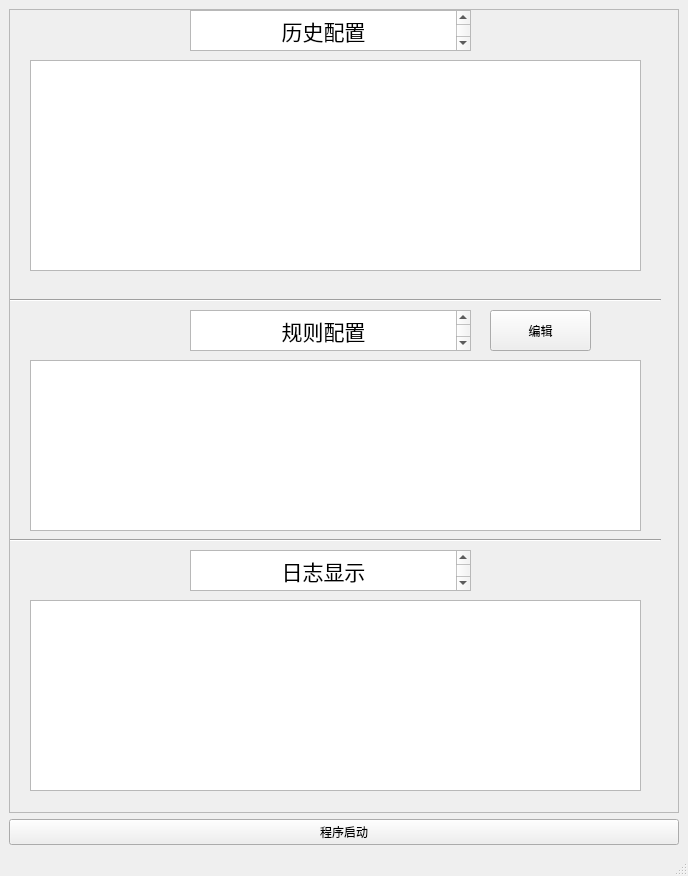
<?xml version="1.0" encoding="UTF-8"?>
<ui version="4.0">
 <class>MainWindow</class>
 <widget class="QMainWindow" name="MainWindow">
  <property name="geometry">
   <rect>
    <x>0</x>
    <y>0</y>
    <width>688</width>
    <height>876</height>
   </rect>
  </property>
  <property name="windowTitle">
   <string>广州电力工程监理有限公司STIC</string>
  </property>
  <widget class="QWidget" name="centralwidget">
   <layout class="QVBoxLayout" name="verticalLayout_2">
    <item>
     <layout class="QVBoxLayout" name="verticalLayout">
      <item>
       <widget class="QScrollArea" name="scrollArea">
        <property name="widgetResizable">
         <bool>true</bool>
        </property>
        <widget class="QWidget" name="scrollAreaWidgetContents_2">
         <property name="geometry">
          <rect>
           <x>0</x>
           <y>0</y>
           <width>666</width>
           <height>805</height>
          </rect>
         </property>
         <widget class="QTextBrowser" name="textBrowser">
          <property name="geometry">
           <rect>
            <x>180</x>
            <y>0</y>
            <width>281</width>
            <height>41</height>
           </rect>
          </property>
          <property name="html">
           <string>&lt;!DOCTYPE HTML PUBLIC &quot;-//W3C//DTD HTML 4.0//EN&quot; &quot;http://www.w3.org/TR/REC-html40/strict.dtd&quot;&gt;
&lt;html&gt;&lt;head&gt;&lt;meta name=&quot;qrichtext&quot; content=&quot;1&quot; /&gt;&lt;style type=&quot;text/css&quot;&gt;
p, li { white-space: pre-wrap; }
&lt;/style&gt;&lt;/head&gt;&lt;body style=&quot; font-family:'SimSun'; font-size:9pt; font-weight:400; font-style:normal;&quot;&gt;
&lt;p align=&quot;center&quot; style=&quot; margin-top:0px; margin-bottom:0px; margin-left:0px; margin-right:0px; -qt-block-indent:0; text-indent:0px;&quot;&gt;&lt;span style=&quot; font-size:16pt;&quot;&gt;历史配置&lt;/span&gt;&lt;/p&gt;&lt;/body&gt;&lt;/html&gt;</string>
          </property>
         </widget>
         <widget class="Line" name="line">
          <property name="geometry">
           <rect>
            <x>0</x>
            <y>280</y>
            <width>651</width>
            <height>20</height>
           </rect>
          </property>
          <property name="orientation">
           <enum>Qt::Horizontal</enum>
          </property>
         </widget>
         <widget class="QListView" name="listView">
          <property name="geometry">
           <rect>
            <x>20</x>
            <y>50</y>
            <width>611</width>
            <height>211</height>
           </rect>
          </property>
         </widget>
         <widget class="QTextBrowser" name="textBrowser_2">
          <property name="geometry">
           <rect>
            <x>180</x>
            <y>300</y>
            <width>281</width>
            <height>41</height>
           </rect>
          </property>
          <property name="html">
           <string>&lt;!DOCTYPE HTML PUBLIC &quot;-//W3C//DTD HTML 4.0//EN&quot; &quot;http://www.w3.org/TR/REC-html40/strict.dtd&quot;&gt;
&lt;html&gt;&lt;head&gt;&lt;meta name=&quot;qrichtext&quot; content=&quot;1&quot; /&gt;&lt;style type=&quot;text/css&quot;&gt;
p, li { white-space: pre-wrap; }
&lt;/style&gt;&lt;/head&gt;&lt;body style=&quot; font-family:'SimSun'; font-size:9pt; font-weight:400; font-style:normal;&quot;&gt;
&lt;p align=&quot;center&quot; style=&quot; margin-top:0px; margin-bottom:0px; margin-left:0px; margin-right:0px; -qt-block-indent:0; text-indent:0px;&quot;&gt;&lt;span style=&quot; font-size:16pt;&quot;&gt;规则配置&lt;/span&gt;&lt;/p&gt;&lt;/body&gt;&lt;/html&gt;</string>
          </property>
         </widget>
         <widget class="QTextBrowser" name="textBrowser_3">
          <property name="geometry">
           <rect>
            <x>180</x>
            <y>540</y>
            <width>281</width>
            <height>41</height>
           </rect>
          </property>
          <property name="html">
           <string>&lt;!DOCTYPE HTML PUBLIC &quot;-//W3C//DTD HTML 4.0//EN&quot; &quot;http://www.w3.org/TR/REC-html40/strict.dtd&quot;&gt;
&lt;html&gt;&lt;head&gt;&lt;meta name=&quot;qrichtext&quot; content=&quot;1&quot; /&gt;&lt;style type=&quot;text/css&quot;&gt;
p, li { white-space: pre-wrap; }
&lt;/style&gt;&lt;/head&gt;&lt;body style=&quot; font-family:'SimSun'; font-size:9pt; font-weight:400; font-style:normal;&quot;&gt;
&lt;p align=&quot;center&quot; style=&quot; margin-top:0px; margin-bottom:0px; margin-left:0px; margin-right:0px; -qt-block-indent:0; text-indent:0px;&quot;&gt;&lt;span style=&quot; font-size:16pt;&quot;&gt;日志显示&lt;/span&gt;&lt;/p&gt;&lt;/body&gt;&lt;/html&gt;</string>
          </property>
         </widget>
         <widget class="Line" name="line_2">
          <property name="geometry">
           <rect>
            <x>0</x>
            <y>520</y>
            <width>651</width>
            <height>20</height>
           </rect>
          </property>
          <property name="orientation">
           <enum>Qt::Horizontal</enum>
          </property>
         </widget>
         <widget class="QListView" name="listView_2">
          <property name="geometry">
           <rect>
            <x>20</x>
            <y>590</y>
            <width>611</width>
            <height>191</height>
           </rect>
          </property>
         </widget>
         <widget class="QTableView" name="tableView">
          <property name="geometry">
           <rect>
            <x>20</x>
            <y>350</y>
            <width>611</width>
            <height>171</height>
           </rect>
          </property>
         </widget>
         <widget class="QPushButton" name="pushButton_1">
          <property name="geometry">
           <rect>
            <x>480</x>
            <y>300</y>
            <width>101</width>
            <height>41</height>
           </rect>
          </property>
          <property name="text">
           <string>编辑</string>
          </property>
         </widget>
        </widget>
       </widget>
      </item>
     </layout>
    </item>
    <item>
     <widget class="QPushButton" name="pushButton">
      <property name="text">
       <string>程序启动</string>
      </property>
     </widget>
    </item>
   </layout>
  </widget>
  <widget class="QStatusBar" name="statusbar"/>
 </widget>
 <resources/>
 <connections/>
</ui>
